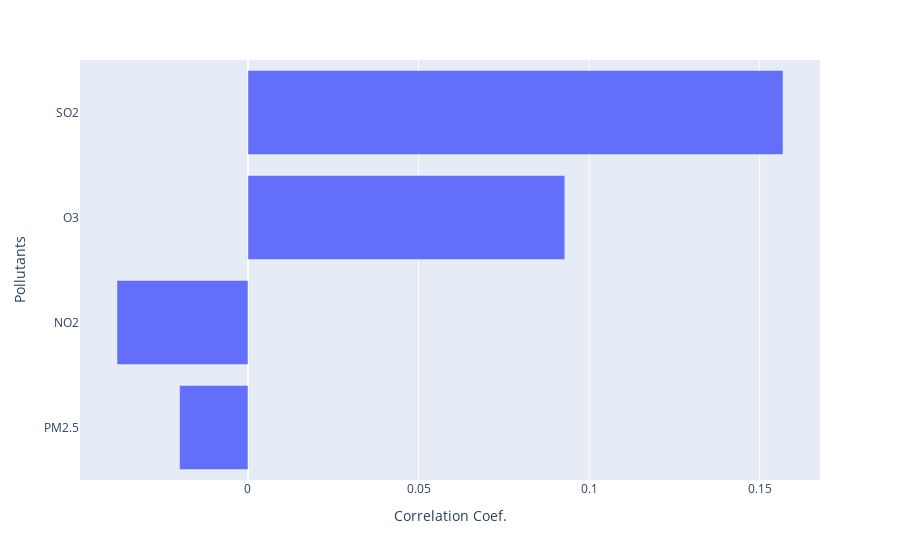

Notebook code for this chart:
### Markdown cell above
It can be clearly seen how there is a tendence in decrease in both the number of asthma hospitalizations and the levels of emission of the main pollutants. With the exception of O3, the levels of PM2.5, NO2 and SO2 have been significanlty reduced in the last decade, which evidence that sustainability policies were put into practice. Air quality levels registred during the 2000-2010 decade and their impact on population's health raised the attention of key decision makers and the public which lead to polices aming to improve local air quality, reduce greenhouse gas emissions and revert the situation that air pollution was taking. [[4]](https://www.healthypeople.gov/2020/healthy-people-in-action/story/new-york-city-air-quality-programs-reduce-harmful-air-pollutants)

Once seen how the tendency that both asthma cases and air pollutants are following, the next question that arise is: Is it possible to build a model that relates the number of asthma hospitalizations with the different levels of air pollutants? Which is the impact that each district has?

### Code cell
corr1=np.corrcoef(data.PM2_5,data.asthma_hosp)[0][1]; corr2=np.corrcoef(data.NO2,data.asthma_hosp)[0][1]
corr3=np.corrcoef(data.O3,data.asthma_hosp)[0][1]; corr4=np.corrcoef(data.SO2,data.asthma_hosp)[0][1]

corr_df=pd.DataFrame({'Pollutants':['PM2.5','NO2','O3','SO2'],'Correlation Coef.':[corr1,corr2,corr3,corr4]})

fig = px.bar(corr_df,y='Pollutants',x='Correlation Coef.')
fig.show()

### Figure 1 — Plotly figure (JSON) as saved in the notebook; plotly's stock layout.template omitted (floating-point values rounded to 4 significant figures)
{"data": [{"alignmentgroup": "True", "hovertemplate": "Correlation Coef.=%{x}<br>Pollutants=%{y}<extra></extra>", "legendgroup": "", "marker": {"color": "#636efa", "pattern": {"shape": ""}}, "name": "", "offsetgroup": "", "orientation": "h", "showlegend": false, "textposition": "auto", "type": "bar", "x": [-0.02004, -0.03839, 0.09288, 0.1568], "xaxis": "x", "y": ["PM2.5", "NO2", "O3", "SO2"], "yaxis": "y"}], "layout": {"barmode": "relative", "legend": {"tracegroupgap": 0}, "margin": {"t": 60}, "xaxis": {"anchor": "y", "domain": [0, 1], "title": {"text": "Correlation Coef."}}, "yaxis": {"anchor": "x", "domain": [0, 1], "title": {"text": "Pollutants"}}}}
